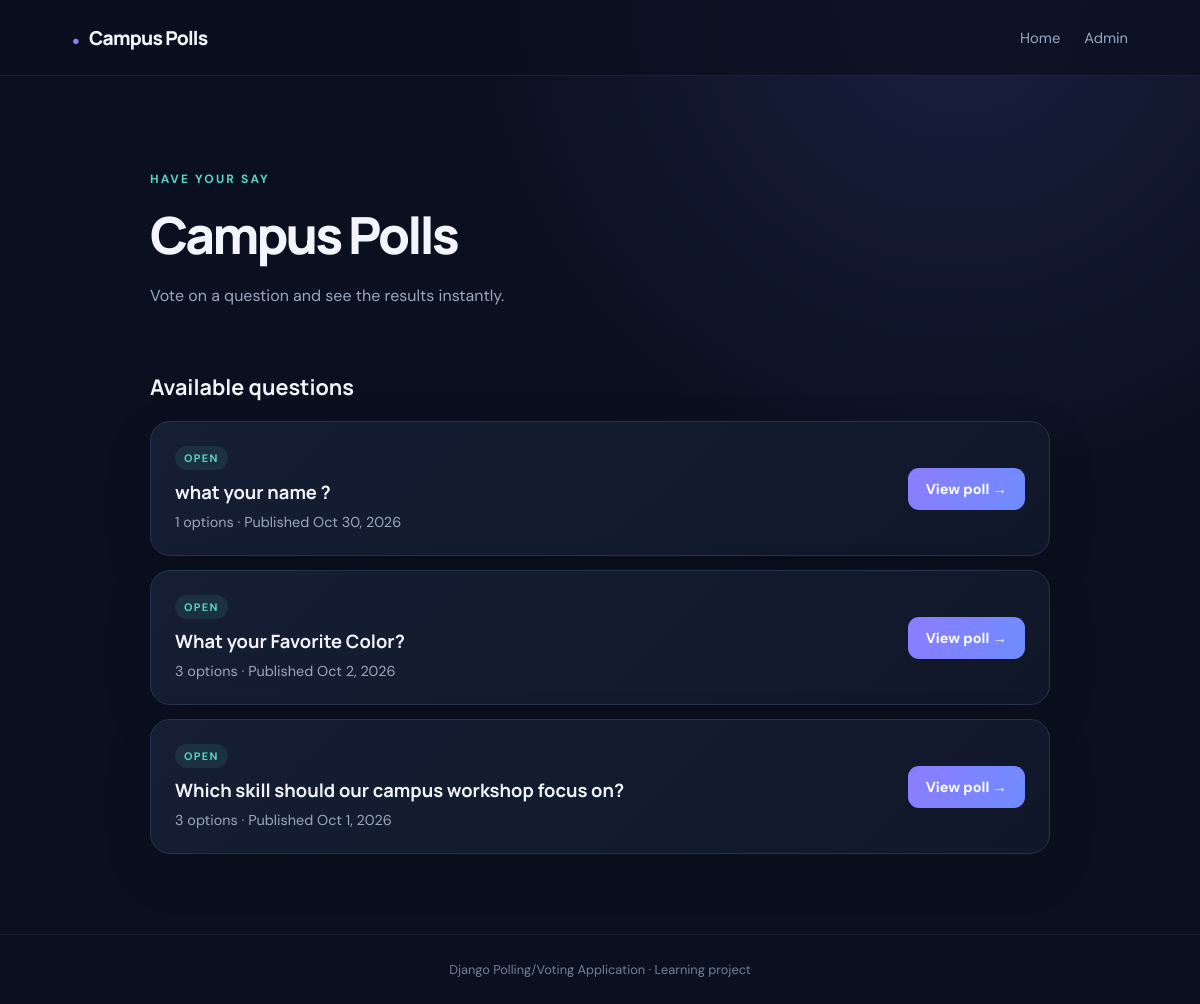
The page / on the database its author committed.
### Django_Polling_Voting_Assignment/polls/models.py (models this page shows, shortened)
class Question(models.Model):
    question_text = models.CharField(max_length=200)
    pub_date = models.DateTimeField(default=timezone.now)
    is_active = models.BooleanField(default=True)
    class Meta:
        ordering = ["-pub_date"]
        verbose_name = "Poll question"
        verbose_name_plural = "Poll questions"

### Django_Polling_Voting_Assignment/polls/views.py (the view)
# urls.py: path("", views.index, name="index"),
def index(request):
    questions = Question.objects.filter(
        is_active=True, pub_date__lte=timezone.now()
    ).prefetch_related("choices")
    return render(request, "polls/index.html", {"questions": questions})

### Django_Polling_Voting_Assignment/polls/templates/polls/index.html (shortened to what this page needs)
{% extends "polls/base.html" %}
{% block content %}
<section class="hero">
  <p class="eyebrow">HAVE YOUR SAY</p>
  <h1>Campus Polls</h1>
  <p>Vote on a question and see the results instantly.</p>
</section>
<h2>Available questions</h2>
{% if questions %}
  <div class="poll-list">
  {% for question in questions %}
    <article class="poll-card">
      <div><span class="pill">OPEN</span><h3>{{ question.question_text }}</h3>
      <p>{{ question.choices.count }} options · Published {{ question.pub_date|date:"M j, Y" }}</p></div>
      <a class="button" href="{% url 'polls:detail' question.id %}">View poll →</a>
    </article>
  {% endfor %}
  </div>
{% else %}
  <div class="empty"><h3>No polls are available yet.</h3><p>Add a question and choices through the Django admin panel.</p></div>
{% endif %}
{% endblock %}

### Django_Polling_Voting_Assignment/polls/static/polls/style.css (style rules this page uses)
:root { --bg:#0b1020;--panel:#121a2d;--line:#26334d;--text:#f2f5fb;--muted:#9aa8bf;--accent:#8b7cff;--accent2:#56d6c2 }
* { box-sizing:border-box }
body { margin:0;background:radial-gradient(circle at 80% 0%,#1a2040 0,transparent 35%),var(--bg);color:var(--text);font-family:'DM Sans',sans-serif;min-height:100vh }
a { color:inherit;text-decoration:none }
.hero { padding:35px 0 30px }
.eyebrow { font-size:.75rem;letter-spacing:.18em;color:var(--accent2);font-weight:700 }
.hero h1,.panel h1 { font:800 clamp(2rem,5vw,3.2rem) Manrope,sans-serif;letter-spacing:-.055em;margin:10px 0 }
.hero p:not(.eyebrow),.muted { color:var(--muted) }
h2 { font:700 1.35rem Manrope,sans-serif;margin:20px 0 }
.poll-list { display:grid;gap:14px }
.poll-card,.panel,.empty { border:1px solid var(--line);background:linear-gradient(135deg,#151e33,#101729);border-radius:20px;padding:24px;box-shadow:0 18px 50px #0002 }
.poll-card { display:flex;justify-content:space-between;align-items:center;gap:20px }
.poll-card h3 { font:700 1.15rem Manrope,sans-serif;margin:12px 0 8px }
.poll-card p { font-size:.9rem;color:var(--muted);margin:0 }
.pill { font-size:.68rem;font-weight:700;letter-spacing:.12em;color:var(--accent2);background:#56d6c21a;padding:5px 9px;border-radius:99px }
.button { display:inline-flex;justify-content:center;align-items:center;border:0;border-radius:11px;padding:12px 18px;background:linear-gradient(110deg,var(--accent),#6f8cff);color:#fff;font:700 .9rem 'DM Sans',sans-serif;cursor:pointer;white-space:nowrap }

### rows shown on the page
Question: question_text "what your name ?", choices.count "1", pub_date "Oct 30, 2026"
Question: question_text "What your Favorite Color?", choices.count "3", pub_date "Oct 2, 2026"
Question: question_text "Which skill should our campus workshop focus on?", choices.count "3", pub_date "Oct 1, 2026"
